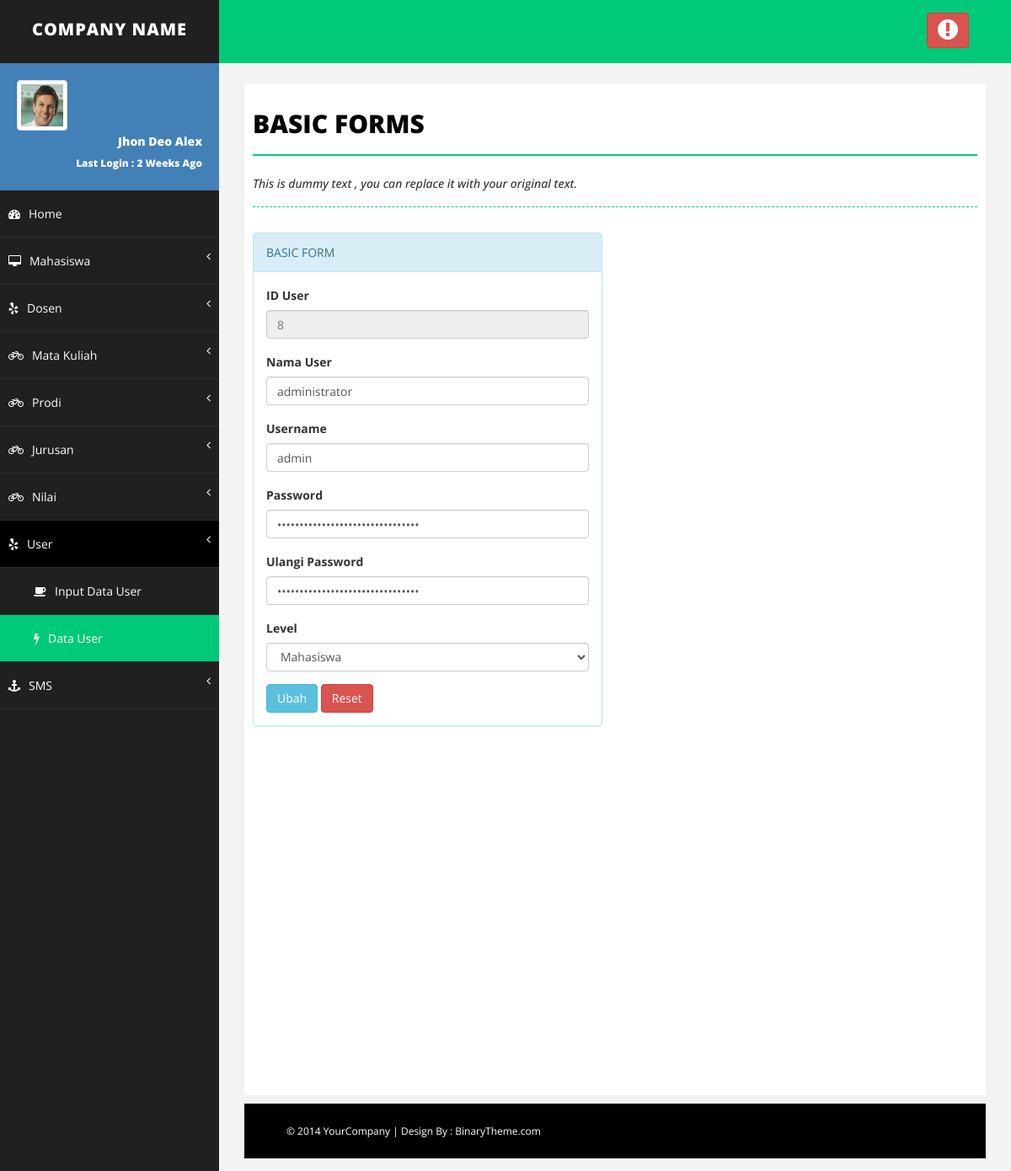
Page /edit_data_user.php?id=8 (signed in) on the committed database.
### tables this page shows
CREATE TABLE IF NOT EXISTS `t_user` (
  `id_user` int(10) NOT NULL AUTO_INCREMENT,
  `nama_user` varchar(25) NOT NULL,
  `username` varchar(25) NOT NULL,
  `password` varchar(200) NOT NULL,
  `level` enum('admin','dosen','mahasiswa') NOT NULL,
  PRIMARY KEY (`id_user`)
);

### edit_data_user.php (the view, shortened to what this page needs)
<?php
if($_SESSION['admin']!=""){
?>
<!DOCTYPE html>
<html xmlns="http://www.w3.org/1999/xhtml">
<head>
    <link href="assets/css/bootstrap.css" rel="stylesheet" />
    <link href="assets/css/font-awesome.css" rel="stylesheet" />
    <link href="assets/css/basic.css" rel="stylesheet" />
    <link href="assets/css/custom.css" rel="stylesheet" />
</head>
<body>
    <div id="wrapper">
        <nav class="navbar navbar-default navbar-cls-top " role="navigation" style="margin-bottom: 0">
            <div class="navbar-header">
                <a class="navbar-brand" href="index.html">COMPANY NAME</a>
            </div>
            <div class="header-right">
                <a href="logout.php" class="btn btn-danger" title="Logout"><i class="fa fa-exclamation-circle fa-2x"></i></a>
            </div>
        </nav>
        <nav class="navbar-default navbar-side" role="navigation">
            <div class="sidebar-collapse">
                <ul class="nav" id="main-menu">
                    <li>
                        <div class="user-img-div">
                            <img src="assets/img/user.png" class="img-thumbnail" />
                            <div class="inner-text">
                                Jhon Deo Alex
                            <br />
                                <small>Last Login : 2 Weeks Ago </small>
                            </div>
                        </div>
                    </li>
                    <li>
                        <a href="index.php"><i class="fa fa-dashboard "></i>Home</a>
                    </li>
                    <li>
                        <a href="#"><i class="fa fa-desktop "></i>Mahasiswa <span class="fa arrow"></span></a>
                    </li>
                     <li>
                        <a href="#"><i class="fa fa-yelp "></i>Dosen <span class="fa arrow"></span></a>
                    </li>
					<li>
                        <a href="#"><i class="fa fa-bicycle "></i>Mata Kuliah <span class="fa arrow"></span></a>
                    </li>
					<li>
                        <a href="#"><i class="fa fa-bicycle "></i>Prodi<span class="fa arrow"></span></a>
                    </li>
					<li>
                        <a href="#"><i class="fa fa-bicycle "></i>Jurusan <span class="fa arrow"></span></a>
                    </li>
					<li>
                        <a href="#"><i class="fa fa-bicycle "></i>Nilai <span class="fa arrow"></span></a>
                    </li>
					<li>
                    <a href="#" class="active-menu-top"><i class="fa fa-yelp "></i>User <span class="fa arrow"></span></a>
                         <ul class="nav nav-second-level collapse in">
                            <li>
                                <a href="input_data_user.php"><i class="fa fa-coffee"></i>Input Data User</a>
                            </li>
                            <li>
                                <a class="active-menu" href="show_data_user.php"><i class="fa fa-flash "></i>Data User</a>
                            </li>
                        </ul>
                    </li>
                    <li>
                        <a href="#.php"><i class="fa fa-anchor "></i>SMS<span class="fa arrow"></span></a>
                    </li>
                </ul>
            </div>
        </nav>
        <div id="page-wrapper">
            <div id="page-inner">
                <div class="row">
                    <div class="col-md-12">
                        <h1 class="page-head-line">Basic Forms</h1>
                        <h1 class="page-subhead-line">This is dummy text , you can replace it with your original text. </h1>
                    </div>
                </div>
                <div class="row">
            <div class="col-md-6 col-sm-6 col-xs-12">
               <div class="panel panel-info">
                        <div class="panel-heading">
                           BASIC FORM
                        </div>
						<?php
						$tampil=mysql_query("SELECT * FROM t_user where id_user='$_GET[id]'");
						$data=mysql_fetch_array($tampil);
						?>
				            <div class="panel-body">
                            <form role="form" action="edit_data_user.php" method="POST">
                                        <div class="form-group">
                                            <label for="disabledInput">ID User</label>
                                            <input class="form-control" id="disabledInput" type="text" name="id_user" placeholder="<?php echo"$data[id_user]";?>" disabled="">
                                        </div>
										<div class="form-group">
                                            <label>Nama User</label>
                                            <input class="form-control" type="text" name="nama_user" value="<?php echo"$data[nama_user]";?>">
										</div>
										<div class="form-group">
                                            <label>Username</label>
                                            <input class="form-control" type="text" name="username" value="<?php echo"$data[username]";?>">
										</div>
										<div class="form-group">
                                            <label>Password</label>
                                            <input class="form-control" type="password" name="password" value="<?php echo"$data[password]";?>">
										</div>
										<div class="form-group">
                                            <label>Ulangi Password</label>
                                            <input class="form-control" type="password" name="password2" value="<?php echo"$data[password]";?>">
										</div>
										<div class="form-group">
                                            <label>Level</label>
                                            <select class="form-control" name="level">
                                                <?php if($data['level']!="") {
													if($data['level']=="Admin"){
													?>
												<option>--Pilih Level--</option>
                                                <option selected="selected" value="<?php echo "$data[level]"; ?>">Admin</option>
                                                <option value="dosen">Dosen</option>
												<option value="mahasiswa">Mahasiswa</option>
												<?php
													}
													else  {
												?>
												<option selected="selected" value="<?php echo "$data[level]"; ?>">Mahasiswa</option>
												<?php
													}
												}
												?>
											</select>
                                 </div>
                                        <button type="submit" name="ubah" value="Ubah" class="btn btn-info">Ubah </button>
										<button type="reset" class="btn btn-danger">Reset</button>
                                    </form>
                            </div>
                     </div>
					 </div>
        </div>
    </div>
    <div id="footer-sec">
        &copy; 2014 YourCompany | Design By : <a href="http://www.binarytheme.com/" target="_blank">BinaryTheme.com</a>
    </div>
</body>
</html>
<?php
	}else{
		header("location: login.php");
	}
?>

### assets/css/basic.css (style rules this page uses)
body { font-family: 'Open Sans', sans-serif; line-height:25px; }
#wrapper { width: 100%; background: #202020; }
#page-wrapper { padding: 15px 15px; min-height: 600px; background: #F3F3F3; }
#page-inner { width: 100%; margin: 10px 20px 10px 0px; background-color: #fff!important; padding: 10px; min-height: 1200px; }
.page-head-line { font-size: 30px; text-transform: uppercase; color: #000; font-weight: 800; padding-bottom: 20px; border-bottom: 2px solid #00CA79; margin-bottom: 10px; }
.page-subhead-line { font-size: 14px; padding-top: 5px; padding-bottom: 20px; font-style:italic; margin-bottom:30px; border-bottom:1px dashed #00CA79; }
.navbar-cls-top .navbar-brand { color: #fff; background: #202020; width: 260px; text-align: center; height: 75px; font-size: 20px; letter-spacing: 1px; font-weight: 900; padding-top: 25px; text-transform:uppercase; }
.header-right { color: #fff; padding: 15px 50px 5px 50px; float: right; font-size: 16px; }
.user-img-div { min-height: 140px; padding: 20px; background-color: #4380B8; }
.user-img-div img { max-height: 60px; }
.user-img-div .inner-text { text-align: right; position: relative; color: #fff; font-weight: 800; line-height: 25px; }
.active-menu { background-color: #00CA79!important; }
.active-menu-top { background-color: #000!important; }
.arrow { float: right; }
.fa.arrow:before { content: "\f104"; }
.nav-second-level li, .nav-third-level li { border-bottom: none !important; }
.nav-second-level li a { padding-left: 37px; }
.sidebar-collapse, .sidebar-collapse .nav { background: none; }
.sidebar-collapse .nav { padding: 0; }
.sidebar-collapse .nav > li > a { color: #fff; background: #202020; text-shadow: none; padding: 15px 40px; border-bottom: 1px solid #2F2E31; }
.sidebar-collapse > .nav > li > a { padding: 15px 10px; }
.nav-second-level > li:last-child > a:after, .nav-third-level > li:last-child > a:after { height: 50%; }
.navbar-side { border: none; background-color: #202020; }
.navbar-cls-top { background: #00CA79; border-bottom: none; }
.navbar-default { border: 0px solid black; }
.navbar-header { background: #000000; }
.nav > li > a > i { margin-right: 10px; }
#footer-sec { background-color:#000; padding:20px 50px; color:#fff; font-size:12px; }
#footer-sec a { color:#fff; }
@media (min-width:768px) { #page-wrapper { margin: 0 0 0 260px; padding: 15px 30px; min-height: 1200px; } }
@media (min-width:768px) { .navbar-side { z-index: 1; position: absolute; width: 260px; } }
@media (min-width:768px) { .navbar { border-radius: 0px; } }

### rows in the picture
t_user: id_user "8", nama_user "administrator", username "admin", level "Mahasiswa"
